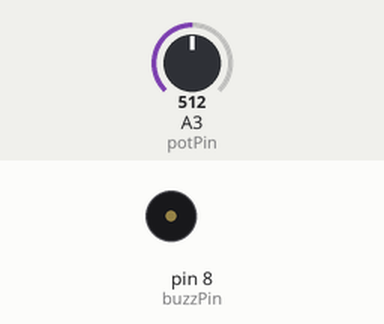
Bench run of a sketch on a simulated Arduino Uno, built with avr-gcc and run on an emulated ATmega328P. On the bench: buzzer (waves = sounding, pin HIGH). Inputs (shaded band) come from the test bench; at power-on: A3 (potPin) = 512.

Above: at 1.2 s.
1.3 s: A3 (potPin) set to 989
2.8 s: A3 (potPin) set to 1010
At 3.1 s:
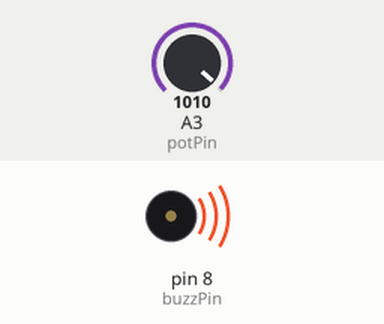
5.8 s: A3 (potPin) set to 990
At 6.6 s:
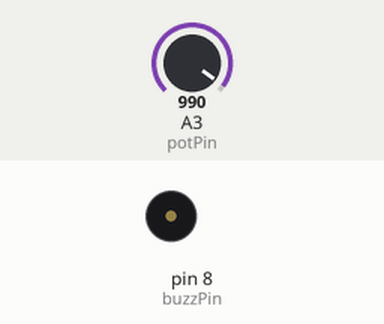
7.3 s: A3 (potPin) set to 1023
At 7.7 s:
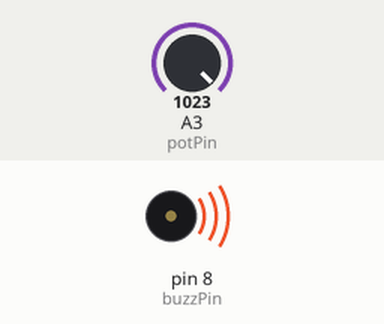
Timing chart, 0 to 10.3 s (numbered marks = the images above; inputs shaded):
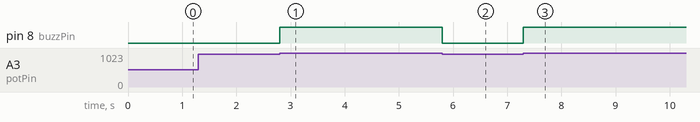

Measured:
- the behaviour switches between 1000 and 1001 on A3 (potPin) (found by bisection; images 0 and 1)
- after the input at 1.3 s, every drawn part: stays the same
- after the input at 2.8 s, pin 8 (buzzPin): LOW → HIGH at once
- after the input at 5.8 s, pin 8 (buzzPin): HIGH → LOW at once
- after the input at 7.3 s, pin 8 (buzzPin): LOW → HIGH at once

The sketch:

sketch_buz_pot.ino
```cpp
//circuit link: https://www.tinkercad.com/things/3BHwouMvs0C
int buzzPin=8;
int potPin=A3;
int potVal;
int dt=500;
void setup() {
  // put your setup code here, to run once:
pinMode(buzzPin,OUTPUT);
pinMode(potPin,INPUT);
}

void loop() {
  // put your main code here, to run repeatedly:
  potVal=analogRead(potPin);
  Serial.println(potVal);
  if(potVal>1000){
    digitalWrite(buzzPin,HIGH);
    delay(dt);
    digitalWrite(buzzPin,LOW);
  }
}
```
